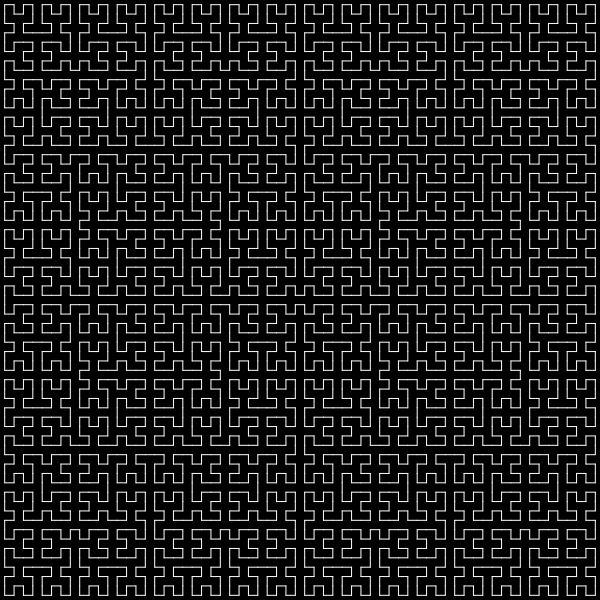
Frame 1 (no input)
Frame 60 (no input): identical to frame 1, image omitted
Frame 120 (the mouse pressed at the canvas centre since frame 60): identical to frame 1, image omitted

The p5.js sketch that drew this single still picture (run headless with seeded random() and noise() and a simulated clock; from frame 60 on, the mouse is pressed at the canvas centre):

// p5.js sketch
// ── sketch.js
let time = 0;
let mode = 0;
let func = [];
let c0 = [];
let k;
let positiveNums = [];
let positiveOrder = 0;
let negativeNums = [];
let negativeOrder = 0;
let appro = [];
let graph = [];
let speed;
let show = false;
let valueForAngle;
let valueForSides;

function setup() {
	createCanvas(600,600);
	k = new Hilbert();
	k.next();
	k.next();
	k.next();
	k.next();
}

function draw() {
	if (mode == 0) {
		background(0);
		translate(width/2,height/2);
		scale(1,-1);
		stroke(255);
		k.disp(width/2);
	} else {
		background(0);
		scale(1,-1);
		translate(width/2,-height/2);
		makeAppro(time);
		graph.push(appro);
		if (graph.length > 1/speed) {
			graph.shift();
		}
		strokeWeight(1);
		if (show) {
			push();
			translate(-c0[0],-c0[1])
			stroke(255);
			beginShape();
			for (let i = 0; i < func.length; i++) {
				vertex(func[i][0],func[i][1]);
			}
			endShape(CLOSE);
			pop();
		}
		strokeWeight(5);
		stroke(255,0,0);
		noFill();
		beginShape();
		for (let i = 0; i < graph.length; i++) {
			vertex(graph[i][0],graph[i][1]);
		}
		if (graph.length >= 1/speed) {
			endShape(CLOSE);
		} else {
			endShape();
		}
		stroke(0,255,0);
		strokeWeight(3);
		beginShape();
		strokeWeight(1);
		display(time);
		time += speed;
		if (time % 1 <= speed && positiveOrder < 2048) {
			doNext(2*positiveOrder);
		}
	}
}

function mouseClicked() {
	if (mode == 0) {
		funcAux = k.toArray(2,width/2);
		for (let i = 0; i < funcAux[0].length; i++) {
			func.push([funcAux[0][i],funcAux[1][i],true]);
		}
		speed = 1/func.length;
		c0 = findCoefficient(func,0);
		mode = 1;
		doNext(2);
	} else {
		if (positiveOrder < 2048) {
			doNext(2*positiveOrder);
		}
	}
}

function convert(num) {
	let ans = [];
	if (num[2]) {
		ans.push(sqrt(num[0]*num[0]+num[1]*num[1]));
		let ang;
		if (num[0] == 0) {
			if (num[1] >= 0) {
				ang = PI/2;
			} else {
				ang = -PI/2;
			}
		} else {
			ang = atan(num[1]/num[0]);
			if (num[0] < 0) {
				ang += PI;
			}
		}
		ans.push(ang);
		ans.push(false);
	} else {
		ans.push(num[0]*cos(num[1]));
		ans.push(num[0]*sin(num[1]));
		ans.push(true);
	}
	return ans;
}

function mult(num1,num2) {
	let re = num1[0]*num2[0]-num1[1]*num2[1];
	let im = num1[0]*num2[1]+num1[1]*num2[0];
	return [re,im,true];
}

function sub(num1,num2) {
	return [num1[0]-num2[0],num1[1]-num2[1],true];
}

function eToThe(arg) {
	return [cos(arg),sin(arg),true];
}

function findCoefficient(fun,n) {
	let re = 0;
	let im = 0;
	let argovert = -n*TWO_PI/fun.length;
	for (let t = 0; t < fun.length; t++) {
		let num = mult(fun[t],eToThe(argovert*t));
		re += num[0]/fun.length;
		im += num[1]/fun.length;
	}
	return [re,im,true];
}

function makeAppro(t) {
	let re = 0;
	let im = 0;
	for (let n = 1; n <= positiveOrder; n++) {
		let num = mult(positiveNums[n-1],eToThe(n*TWO_PI*t));
		re += num[0];
		im += num[1];
	}
	for (let n = -1; n >= -negativeOrder; n--) {
		let num = mult(negativeNums[-n-1],eToThe(n*TWO_PI*t));
		re += num[0];
		im += num[1];
	}
	appro = [re,im,true];
}

function display(t) {
	push();
	stroke(0,100,255,150);
	for (let n = 1; n <= positiveOrder; n++) {
		let num = convert(mult(positiveNums[n-1],eToThe(n*TWO_PI*t)));
		ellipse(0,0,2*num[0]);
		rotate(num[1]);
		line(0,0,num[0],0);
		translate(num[0],0);
		rotate(-num[1]);
		if (negativeOrder < n) {
			continue;
		} else {
			num = convert(mult(negativeNums[n-1],eToThe(-n*TWO_PI*t)));
			ellipse(0,0,2*num[0]);
			rotate(num[1]);
			line(0,0,num[0],0);
			translate(num[0],0);
			rotate(-num[1]);
		}
	}
	fill(255,0,0);
	noStroke();
	ellipse(0,0,16);
	noFill();
	pop();
}

class Hilbert {

	constructor() {
		this.n = 1;
		this.status = [3,1,3,1,3];   //0 = A (dot).1 = Turn (Right by default). 2 = Flip rotation orientation. 3. Move forward.
	}

	next() {
		this.n++;
		let aux = [1,2];
		for (let i = 0; i < this.status.length; i++) {
			aux.push(this.status[i]);
		}
		aux.push(2);
		aux.push(1);
		aux.push(3);
		for (let i = 0; i < this.status.length; i++) {
			aux.push(this.status[i]);
		}
		aux.push(2);
		aux.push(1);
		aux.push(3);
		aux.push(1);
		aux.push(2);
		for (let i = 0; i < this.status.length; i++) {
			aux.push(this.status[i]);
		}
		aux.push(3);
		aux.push(1);
		aux.push(2);
		for (let i = 0; i < this.status.length; i++) {
			aux.push(this.status[i]);
		}
		aux.push(2);
		aux.push(1);
		this.status = aux;
	}

	disp(length) {
		push();
		let l = length/Math.pow(2,this.n);
		let flipped = -1; //1 = True, -1 False.
		translate(-length+l/2,l/2);
		for (let asd = 0; asd < 4; asd++) {
			for (let i = 0; i < this.status.length; i++) {
				if (this.status[i] == 3) {
					line(0,0,0,l);
					translate(0,l);
				} else if (this.status[i] == 2) {
					flipped *= -1;
				} else if (this.status[i] == 1) {
					rotate(flipped*PI/2);
				}
			}
			if (asd == 0 || asd == 2) {
				rotate(PI/2);
				line(0,0,0,l);
				translate(0,l);
				rotate(PI/2);
			} else {
				line(0,0,0,l);
				translate(0,l);
			}
		}
		pop();
	}

	toArray(precision,length) { //Precision = integer greater than 0;
		let ansX = [];
		let ansY = [];
		let ang = PI/2;
		let flipped = -1;
		let l = length/Math.pow(2,this.n);
		let posX = -length+l/2;
		let posY = 0;
		for (let j = 0; j < 2; j++) {
			for (let k = 0; k < precision/2; k++) {
				ansX.push(posX);
				ansY.push(posY);
				posX += l/precision*cos(ang);
				posY += l/precision*sin(ang);
			}
			for (let asd = 0; asd < 2; asd++) {
				for (let i = 0; i < this.status.length; i++) {
					if (this.status[i] == 3) {
						for (let k = 0; k < precision; k++) {
							ansX.push(posX);
							ansY.push(posY);
							posX += l/precision*cos(ang);
							posY += l/precision*sin(ang);
						}
					} else if (this.status[i] == 2) {
						flipped *= -1;
					} else if (this.status[i] == 1) {
						ang += flipped*PI/2;
					}
				}
				if (asd == 0) {
					ang += PI/2;
					for (let k = 0; k < precision; k++) {
						ansX.push(posX);
						ansY.push(posY);
						posX += l/precision*cos(ang);
						posY += l/precision*sin(ang);
					}
					ang += PI/2
				}
			}
			for (let k = 0; k < precision/2; k++) {
				ansX.push(posX);
				ansY.push(posY);
				posX += l/precision*cos(ang);
				posY += l/precision*sin(ang);
			}
		}
		return [ansX,ansY];
	}
}

function doNext(n) {
	for (let i = 0; i < n; i++) {
		if (positiveOrder <= negativeOrder) {
			positiveOrder ++;
			positiveNums.push(findCoefficient(func,positiveOrder));
		} else {
			negativeOrder++;
			negativeNums.push(findCoefficient(func,-negativeOrder));
		}
	}
}
